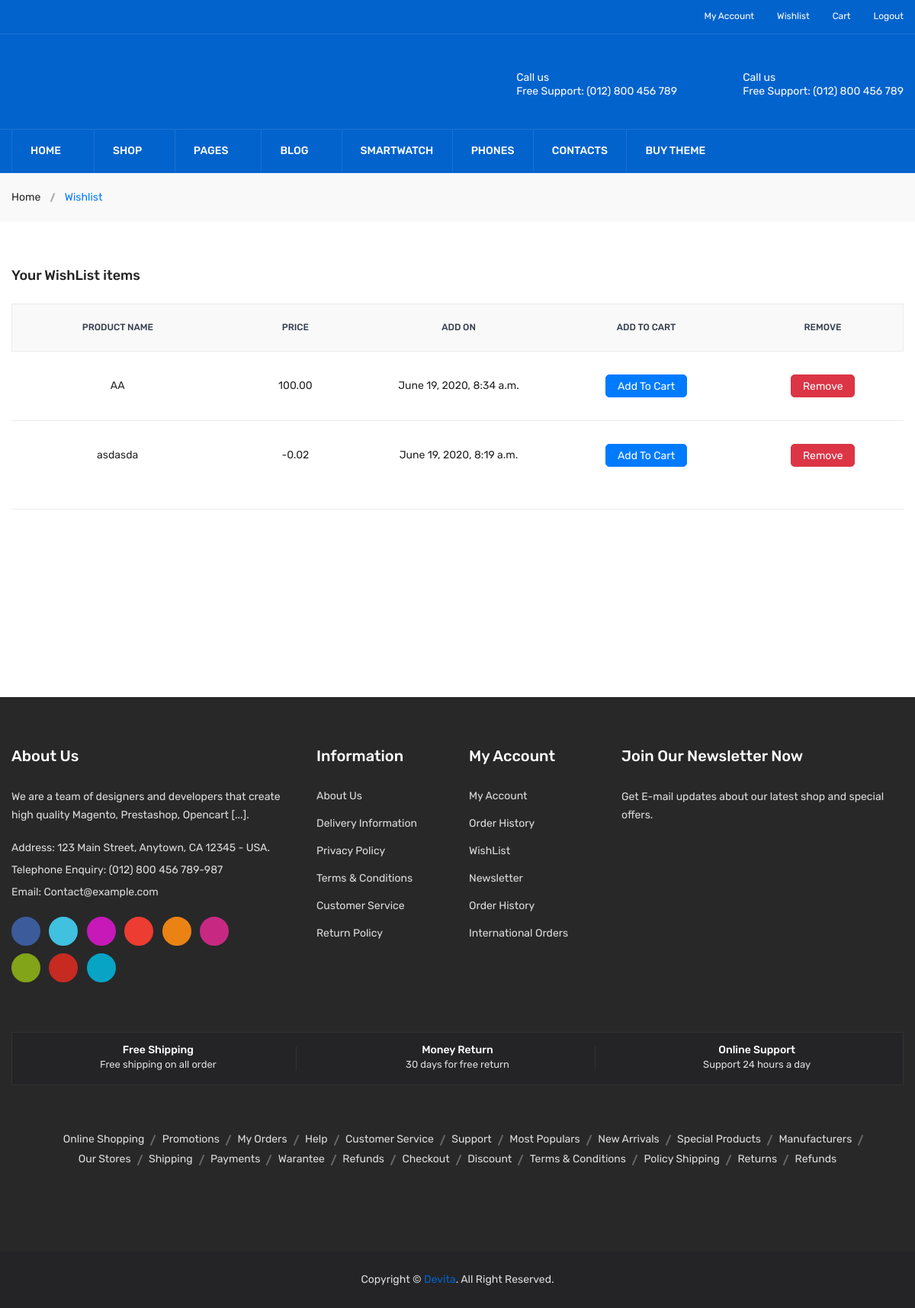
/EngineeringTools/Wishlist (signed in), run on an earlier commit of the app's database.
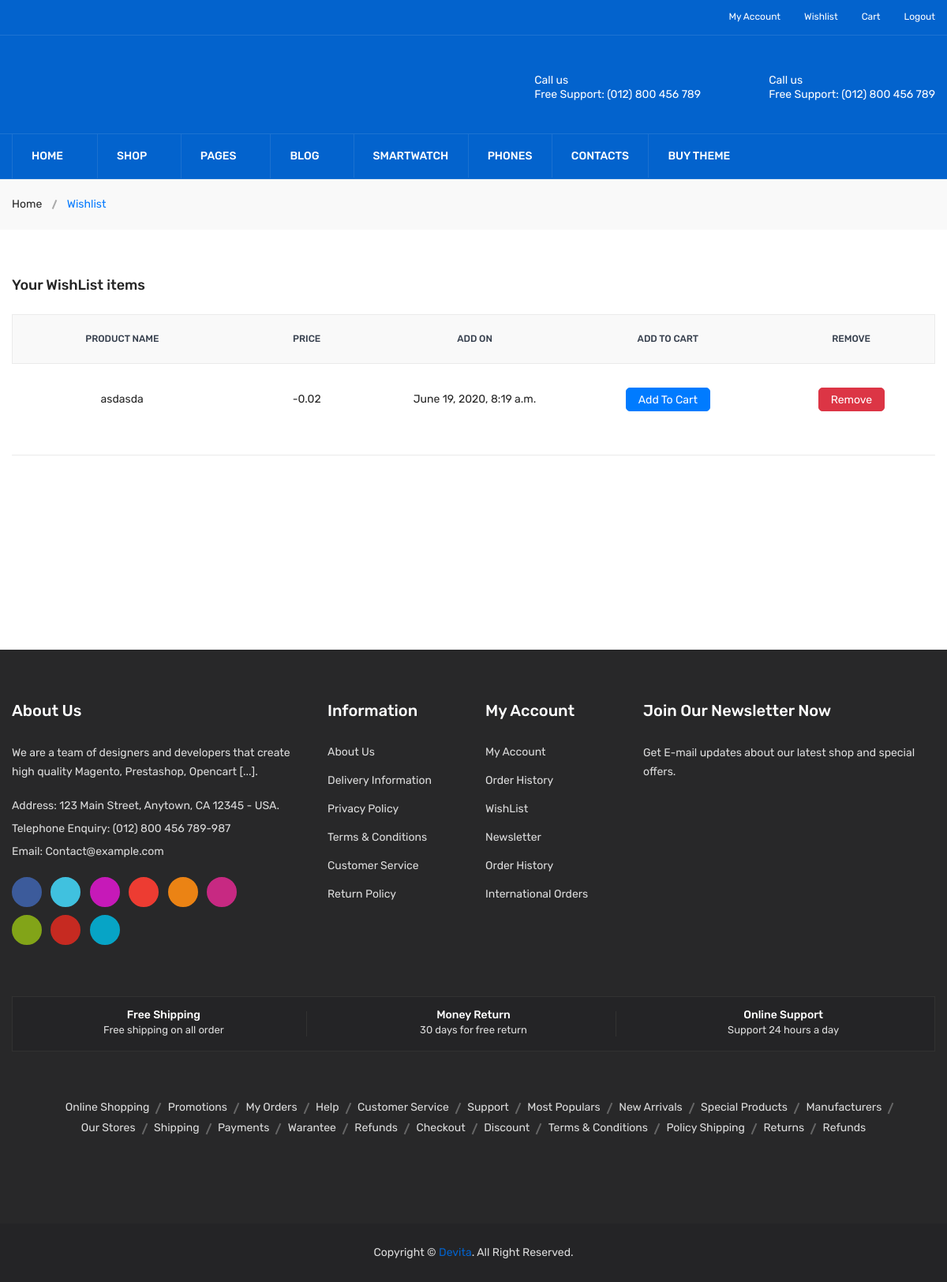
And on a later commit of the database.
### Cart/models.py (models this page shows, shortened)
class Wishlist(models.Model):
    product = models.ForeignKey(Product_Hardware, on_delete=models.CASCADE)
    user = models.ForeignKey(User, on_delete = models.CASCADE)
    product_name = models.CharField(max_length = 20)
    user_name = models.CharField(max_length = 20)
    user_email = models.EmailField()
    price = models.CharField(max_length=10)
    added_in_wishlist = models.DateTimeField(auto_now_add=True)

### User/views.py (the view)
def User_Wishlist_View(request):
    temp = "User/wishlist.html"
    data = Wishlist.objects.filter(user= request.user).order_by('-added_in_wishlist')
    return render(request, temp, {'data':data})

### Templates/User/wishlist.html (shortened to what this page needs)
{% extends 'User/header_footer.html' %}
{% load static %}
{% load i18n %}
{% block 'content'  %}
<div class="breadcrumb-area gray-bg-7">
            <div class="container">
                <div class="breadcrumb-content">
                    <ul>
                        <li><a href="index.html">Home</a></li>
                        <li class="active">Wishlist </li>
                    </ul>
                </div>
            </div>
        </div>
        <div class="cart-main-area pt-60 pb-25">
            <div class="container">
                <h3 class="page-title">Your WishList items</h3>
                <div class="row">
                    <div class="col-lg-12 col-md-12 col-sm-12 col-12">
                            <div class="table-content table-responsive wishlist">
                                <table class="col-md-12">
                                    <thead>
                                        <tr>
                                            <th>Product Name</th>
                                            <th>Price</th>
                                            <th>Add On</th>
                                            <th>Add To Cart</th>
                                            <th>Remove</th>
                                        </tr>
                                    </thead>
                                    <tbody>
                                        {% for i in data %}
                                            <tr>
                                                <td>{{ i.product_name }}</td>
                                                <td>{{ i.price }}</td>
                                                <td>{{ i.added_in_wishlist }}</td>
                                                <td>
                                                    <button class="btn btn-primary" style="border-radius:5px">
                                                        Add To Cart
                                                    </button>
                                                </td>
                                                <td>
                                                    <form method="POST" action="{% url 'Cart:Remove_From_Wish_LIST' %}">
                                                        <button class="btn btn-danger" style="border-radius:5px">
                                                            Remove
                                                        </button>
                                                    </form>
                                                </td>
                                            </tr>
                                        {% endfor %}
                                    </tbody>
                                </table>
                            </div>
                    </div>
                </div>
            </div>
        </div>
{% endblock %}

What changed in the data, as far as the page shows it:
removed Wishlist: product_name "AA", price "100.00", added_in_wishlist "June 19, 2020, 8:34 a.m."
